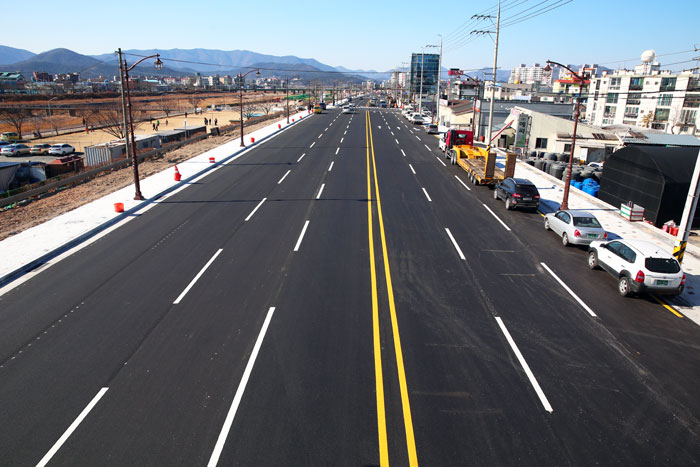
#> input picture legacy/python/test1.jpg, 700 x 467 px
$ python -i steer.py   (imports and definitions only)
#> lines starting #> are read from the running program, lines starting #| are printed output that depends on the picture; after the words box and inside, x2 and y2 are one past the last pixel; in counts of white or black regions, pixels touching at a corner belong together
import serial
import time
from collections import deque
import cv2
import numpy as np
#from picamera import PiCamera
#start = time.time()  # start time

def grayscale(img):
    return cv2.cvtColor(img, cv2.COLOR_RGB2GRAY)

def gaussian_blur(img, kernel_size=3):
    return cv2.GaussianBlur(img, (kernel_size, kernel_size), 0)

def canny(img, low_threshold=500, high_threshold=300):
    return cv2.Canny(img, low_threshold, high_threshold)

def region_of_interest(img, vertices, color3=(255,255,255), color1=255): # ROI

    mask = np.zeros_like(img) # mask that same size of img

    if len(img.shape) > 2: # Color if 3 channel :
        color = color3
    else: # gray img if 1 channel :
        color = color1
    # fill inner space of 4 point(vertices)(ROI)
    cv2.fillPoly(mask, vertices, color)
    #cv2.imshow('mask',mask)

    # mask&origin img change to one img
    ROI_image = cv2.bitwise_and(img, mask)
    return ROI_image

def draw_lines(img, lines, color=[255, 0, 0], thickness=2): # draw line
    for line in lines:
        for x1,y1,x2,y2 in line:
            cv2.line(img, (x1, y1), (x2, y2), color, thickness)

def hough_lines(img, rho=1, theta=1*np.pi/180, threshold=30, min_line_len=10, max_line_gap=20):
    lines = cv2.HoughLinesP(img, rho, theta, threshold, np.array([]), minLineLength=min_line_len, maxLineGap=max_line_gap)
    line_img = np.zeros((img.shape[0], img.shape[1], 3), dtype=np.uint8)
    draw_lines(line_img, lines)

    return lines

def weighted_img(img, initial_img, α=1, β=1., λ=0.): # origin & hough overlap
    return cv2.addWeighted(initial_img, α, img, β, λ)

def get_fitline(img, f_lines): #make representation line
    lines = np.squeeze(f_lines)
    lines = lines.reshape(lines.shape[0]*2,2)
    rows,cols = img.shape[:2]
    output = cv2.fitLine(lines,cv2.DIST_L2,0, 0.01, 0.01)
    vx, vy, x, y = output[0], output[1], output[2], output[3]
    x1, y1 = int(((img.shape[0]-1)-y)/vy*vx + x) , img.shape[0]-1
    x2, y2 = int(((img.shape[0]/2+100)-y)/vy*vx + x) , int(img.shape[0]/2+100)

    result = [x1,y1,x2,y2]
    return result

def draw_fit_line(img, lines, color=[255, 0, 0], thickness=10): # draw representation line & color order is BGR
        cv2.line(img, (lines[0], lines[1]), (lines[2], lines[3]), color, thickness)

def get_vanishing_point(left_line, right_line):
    left_slope = (left_line[1]-left_line[3])/(left_line[0]-left_line[2])
    left_intercept = (left_line[1]-(left_line[1]-left_line[3])/(left_line[0]-left_line[2])*left_line[0])
    right_slope = (right_line[1]-right_line[3])/(right_line[0]-right_line[2])
    right_intercept = (right_line[1]-(right_line[1]-right_line[3])/(right_line[0]-right_line[2])*right_line[0])
    x = -(left_intercept-right_intercept)/(left_slope-right_slope)
    y = left_slope*x + left_intercept

    point = [x,y]
    return point
    #eqn_left_line = (left_line[1]-left_line[3])/(left_line[0]-left_line[2])*left_line[0]+(left_line[1]-(left_line[1]-(left_line[1]-left_line[3])/(left_line[0]-left_line[2])*left_line[0]))-left_line[1]
    #eqn_right_line = (right_line[1]-right_line[3])/(right_line[0]-right_line[2])*right_line[0]+(right_line[1]-(right_line[1]-(right_line[1]-right_line[3])/(right_line[0]-right_line[2])*right_line[0]))-right_line[1]

def draw_vp_circle(img,center_point):
    cv2.circle(img, center=tuple(np.int0(center_point)), radius=20, color=(255, 255, 0), thickness=3)

def get_steering_value(vp, height, width, steer_max=50, offset=0):#bigger height value is low position in the result picture that we saw
    vpx = (vp[0]-width/2)/(width/2) #degree control, -width/2 : -1 = width/2 = 1
    vpy = (vp[1]-height/2)/(height/2) #weight control, ,but exponent, -height/2 : -1 = height/2 = 1

    delta = 0.5*(np.sign(vpx)+1) * (vpx*steer_max) * (2**vpy) -0.5*(np.sign(vpx)-1) * (vpx*steer_max) * (2**vpy) + offset
    return delta

def conv_img_to_delta(image):
    height, width = image.shape[:2]# shape is numpy array

    gray_img = grayscale(image)

    blur_img = gaussian_blur(gray_img)

    canny_img = canny(blur_img)

    vertices = np.array([[(0,height),(0, height/2), (width, height/2), (width,height)]], dtype=np.int32) # half of image size divided by center horizontal line
    ROI_img = region_of_interest(canny_img, vertices) # ROI

    line_arr = hough_lines(ROI_img) # hough
    line_arr = np.squeeze(line_arr)

    # find slope
    slope_degree = (np.arctan2(line_arr[:,1] - line_arr[:,3], line_arr[:,0] - line_arr[:,2]) * 180) / np.pi

    # restrict the horizon
    line_arr = line_arr[np.abs(slope_degree)<160]
    slope_degree = slope_degree[np.abs(slope_degree)<160]

    # restrict the vertical
    line_arr = line_arr[np.abs(slope_degree)>95]
    slope_degree = slope_degree[np.abs(slope_degree)>95]

    # filtering line
    L_lines, R_lines = line_arr[(slope_degree>0),:], line_arr[(slope_degree<0),:]
    temp = np.zeros((image.shape[0], image.shape[1], 3), dtype=np.uint8)
    L_lines, R_lines = L_lines[:,None], R_lines[:,None]

    # get points of rep lines
    left_fit_line = get_fitline(image,L_lines)
    right_fit_line = get_fitline(image,R_lines)

    # draw rep line
    draw_fit_line(temp, left_fit_line)
    draw_fit_line(temp, right_fit_line)

    # draw vp circle
    vp = get_vanishing_point(left_fit_line, right_fit_line)
    temp1 = np.zeros((image.shape[0], image.shape[1], 3), dtype=np.uint8)
    draw_vp_circle(temp1,vp)

    #weight img
    temp = weighted_img(temp,temp1)
    result = weighted_img(image,temp)
    #result = weighted_img(image,hough_img)

    # get steering value(delta)
    row_delta = get_steering_value(vp,image.shape[0],image.shape[1])
    return result,ROI_img,int(row_delta)

def interact_ser(_str, _ard):
    _ard.write(_str.encode())
    tmp = _ard.readline()
    print(tmp.decode())

# [3 lines not run here, left out]
port = 'COM15'
ard = serial.Serial(port,9600)
tmp=deque([])
# [47 lines not run here, left out]

>>> import cv2
>>> picture = cv2.cvtColor(cv2.imread('python/test1.jpg'), cv2.COLOR_BGR2RGB)
>>> result = conv_img_to_delta(picture)
#> in grayscale, `return cv2.cvtColor(img, cv2.COLOR_RGB2GRAY)`:
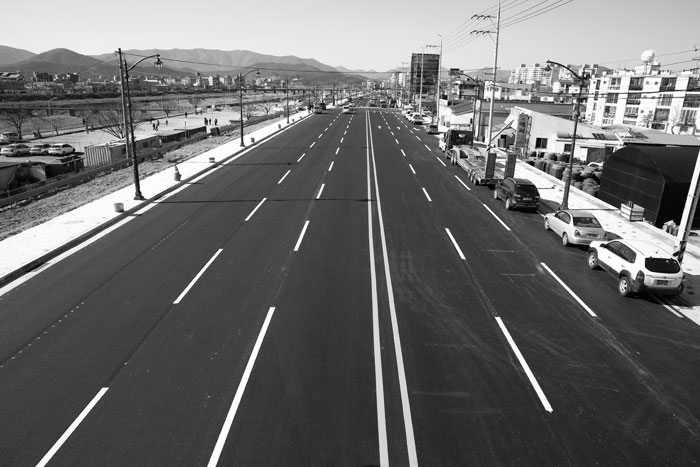
#> returned value: shape (467, 700); min 0, max 255, mean 107.1
#> in canny, `return cv2.Canny(img, low_threshold, high_threshold)`:
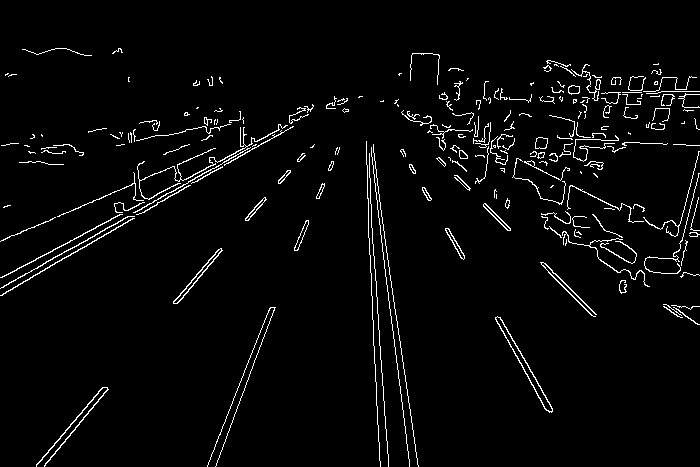
#> returned value: shape (467, 700); 3.2% white in thin lines or dots, all inside (x1, y1, x2, y2) = (0, 48, 700, 467)
#> in region_of_interest, `cv2.fillPoly(mask, vertices, color)`:
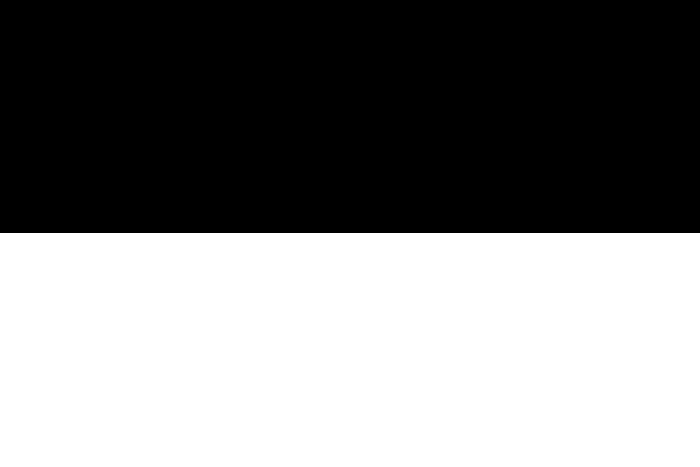
#> mask: shape (467, 700); 50.1% white; 1 black region, box (x1, y1, x2, y2) and area: (0, 0, 700, 233) 163100
#> in region_of_interest, `ROI_image = cv2.bitwise_and(img, mask)`:
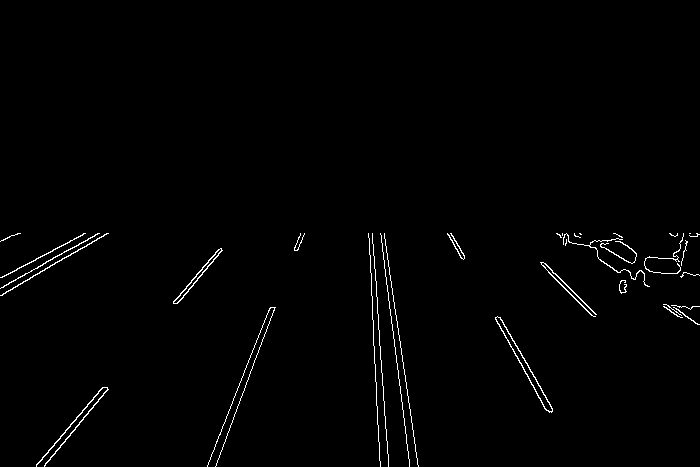
#> ROI_image: shape (467, 700); 1.1% white in thin lines or dots, all inside (x1, y1, x2, y2) = (0, 233, 700, 467)
#> in hough_lines, `lines = cv2.HoughLinesP(img, rho, theta, threshold, np.array([]), minL..`: lines = 40 rows, first 6: [36, 466, 103, 387], [500, 317, 551, 406], [368, 233, 380, 466], [380, 233, 409, 466], [385, 239, 417, 464], [216, 465, 264, 334]
#> the loop in draw_lines, `for line in lines:` made 40 passes
#> line on passes 1 to 12: [[36, 466, 103, 387]], [[500, 317, 551, 406]], [[368, 233, 380, 466]], [[380, 233, 409, 466]], [[385, 239, 417, 464]], [[216, 465, 264, 334]], [[372, 233, 388, 466]], [[3, 293, 107, 233]], [[177, 303, 221, 248]], [[216, 441, 270, 307]], [[545, 263, 596, 314]], [[451, 233, 464, 257]]
#> after the loop in draw_lines, `for line in lines:`:
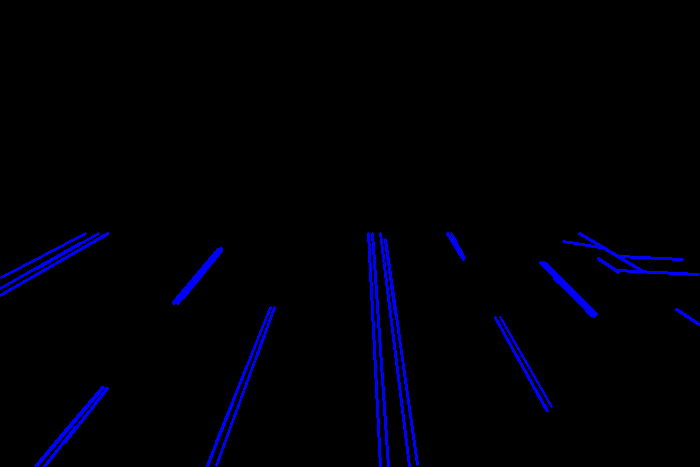
#> img: shape (467, 700, 3); mean of channels 0, 1, 2 6.5, 0, 0; drawn as B, G, R
#> in conv_img_to_delta, `line_arr = hough_lines(ROI_img)`: line_arr has the same summary as lines in hough_lines
#> in conv_img_to_delta, `slope_degree = (np.arctan2(line_arr[:,1] - line_arr[:,3], line_arr[:,0..`: slope_degree = 40 values, max 152.4 at index 13, min -177.3 at index 36, mean -6.45
#> in conv_img_to_delta, `line_arr = line_arr[np.abs(slope_degree)<160]`: line_arr = 37 rows, first 6: [36, 466, 103, 387], [500, 317, 551, 406], [368, 233, 380, 466], [380, 233, 409, 466], [385, 239, 417, 464], [216, 465, 264, 334]
#> in conv_img_to_delta, `slope_degree = slope_degree[np.abs(slope_degree)<160]`: slope_degree = 37 values, max 152.4 at index 13, min -149.2 at index 30, mean 7.22
#> in conv_img_to_delta, `line_arr = line_arr[np.abs(slope_degree)>95]`: line_arr = 35 rows, first 6: [36, 466, 103, 387], [500, 317, 551, 406], [380, 233, 409, 466], [385, 239, 417, 464], [216, 465, 264, 334], [3, 293, 107, 233]
#> in conv_img_to_delta, `slope_degree = slope_degree[np.abs(slope_degree)>95]`: slope_degree = 35 values, max 152.4 at index 11, min -149.2 at index 28, mean 12.97
#> in conv_img_to_delta, `L_lines, R_lines = line_arr[(slope_degree>0),:], line_arr[(slope_degre..`: L_lines = 19 rows, first 6: [36, 466, 103, 387], [216, 465, 264, 334], [3, 293, 107, 233], [177, 303, 221, 248], [216, 441, 270, 307], [1, 277, 85, 233]; R_lines = 16 rows, first 6: [500, 317, 551, 406], [380, 233, 409, 466], [385, 239, 417, 464], [545, 263, 596, 314], [451, 233, 464, 257], [495, 317, 547, 410]
#> in get_fitline, `lines = np.squeeze(f_lines)`: lines has the same summary as L_lines in conv_img_to_delta
#> in get_fitline, `lines = lines.reshape(lines.shape[0]*2,2)`: lines = 38 pairs, first value 0 to 274, second value 233 to 466
#> in get_fitline, `output = cv2.fitLine(lines,cv2.DIST_L2,0, 0.01, 0.01)`: output = [0.931, -0.366, 136.4, 341.8]
#> in get_fitline, `vx, vy, x, y = output[0], output[1], output[2], output[3]`: vx = [0.931]; vy = [-0.366]; x = [136.4]; y = [341.8]
#> in get_fitline, `x1, y1 = int(((img.shape[0]-1)-y)/vy*vx + x) , img.shape[0]-1`: x1 = -179; y1 = 466
#> in get_fitline, `x2, y2 = int(((img.shape[0]/2+100)-y)/vy*vx + x) , int(img.shape[0]/2+..`: x2 = 157; y2 = 333
#> in get_fitline, `result = [x1,y1,x2,y2]`: result = [-179, 466, 157, 333]
#> in get_fitline (call 2), `lines = np.squeeze(f_lines)`: lines has the same summary as R_lines in conv_img_to_delta
#> in conv_img_to_delta, `right_fit_line = get_fitline(image,R_lines)`: right_fit_line = [-4168, 466, -413, 333]
#> in draw_fit_line, `cv2.line(img, (lines[0], lines[1]), (lines[2], lines[3]), color, thick..`:
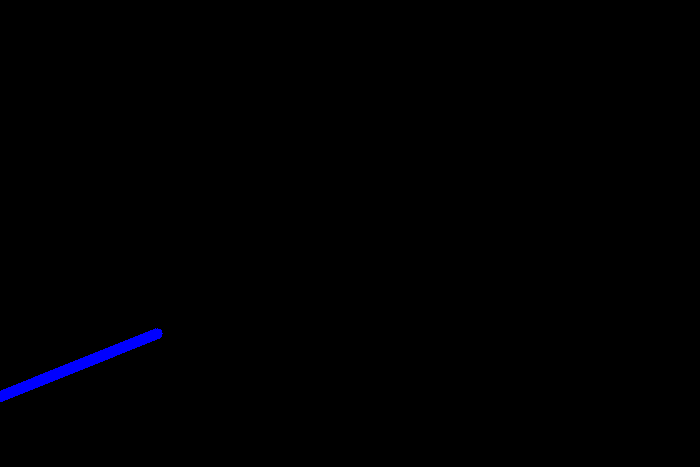
#> img: shape (467, 700, 3); mean of channels 0, 1, 2 1.5, 0, 0; drawn as B, G, R
#> in get_vanishing_point, `left_slope = (left_line[1]-left_line[3])/(left_line[0]-left_line[2])`: left_slope = -0.396
#> in get_vanishing_point, `left_intercept = (left_line[1]-(left_line[1]-left_line[3])/(left_line[..`: left_intercept = 395.1
#> in get_vanishing_point, `right_slope = (right_line[1]-right_line[3])/(right_line[0]-right_line[..`: right_slope = -0.0354
#> in get_vanishing_point, `right_intercept = (right_line[1]-(right_line[1]-right_line[3])/(right_..`: right_intercept = 318.4
#> in get_vanishing_point, `x = -(left_intercept-right_intercept)/(left_slope-right_slope)`: x = 213
#> in get_vanishing_point, `y = left_slope*x + left_intercept`: y = 310.8
#> in get_vanishing_point, `point = [x,y]`: point = [213, 310.8]
#> call 2 of weighted_img, with α = 1, β = 1, λ = 0
#> in weighted_img (call 2), `return cv2.addWeighted(initial_img, α, img, β, λ)`:
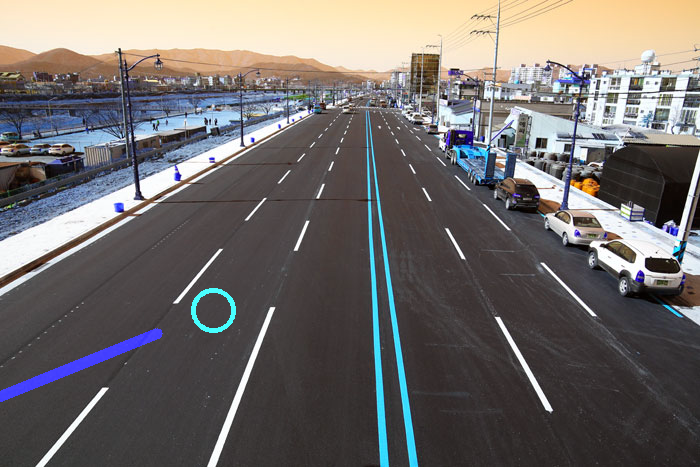
#> returned value: shape (467, 700, 3); mean of channels 0, 1, 2 106.2, 107.8, 112; drawn as B, G, R
#> in get_steering_value, `vpx = (vp[0]-width/2)/(width/2)`: vpx = -0.391
#> in get_steering_value, `vpy = (vp[1]-height/2)/(height/2)`: vpy = 0.331
#> in get_steering_value, `delta = 0.5*(np.sign(vpx)+1) * (vpx*steer_max) * (2**vpy) -0.5*(np.sig..`: delta = -24.62
